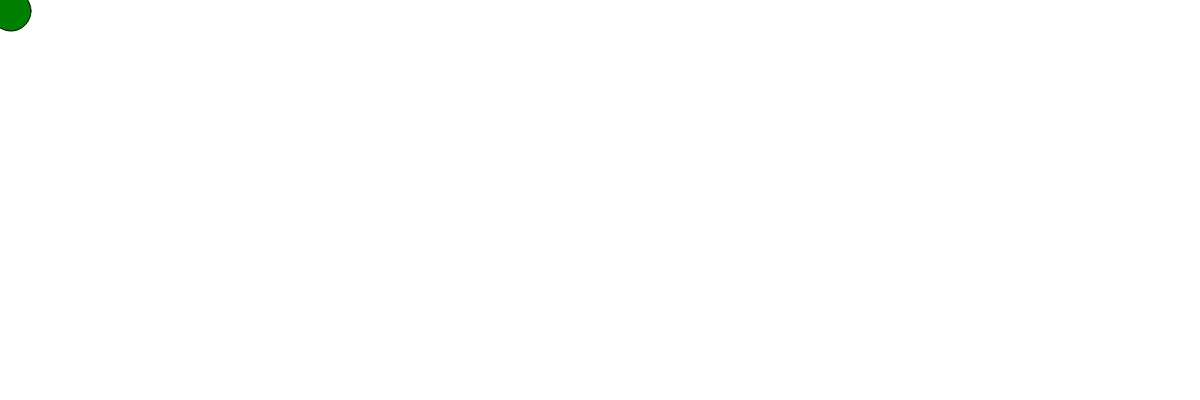
Frame 1 (no input)
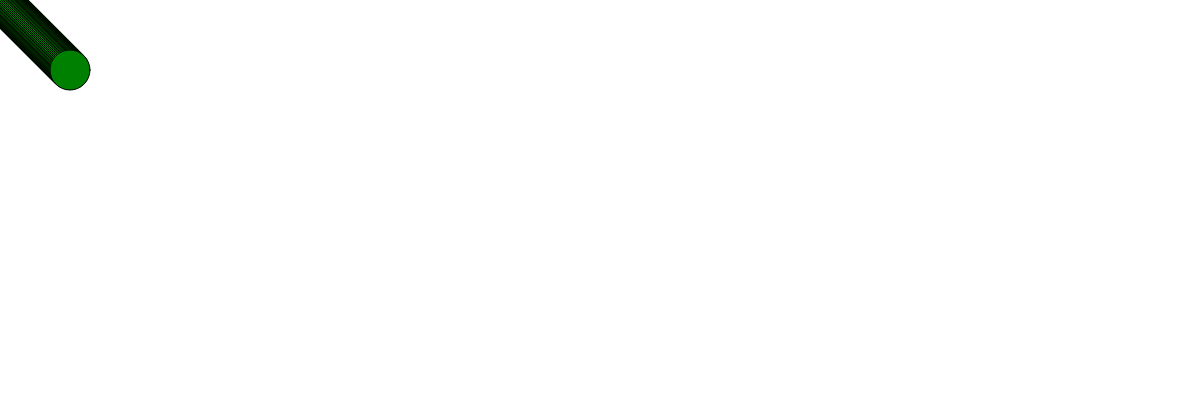
Frame 60 (no input)
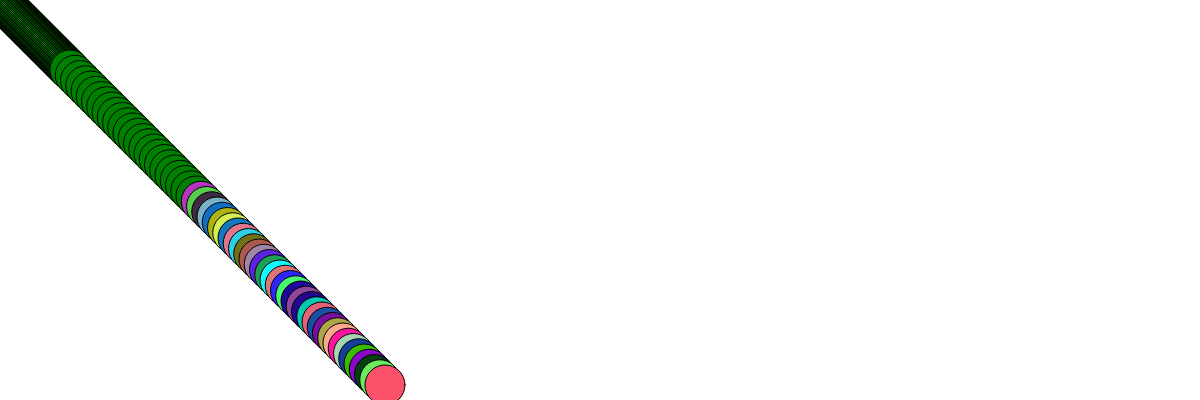
Frame 120 (the mouse pressed at the canvas centre since frame 60)

The p5.js sketch that drew these frames (run headless with seeded random() and noise() and a simulated clock; from frame 60 on, the mouse is pressed at the canvas centre):

// p5.js sketch
// ── sketch.js


let ball = {};
ball.width = 40;
ball.x = 10;
ball.y = 10;
ball.delta_x = 1;
ball.delta_y = 1;
ball.scale_x = 1;
ball.scale_y = 1;

function setup() {
    createCanvas(windowWidth, 400);
    background(255);
}



function draw() {

    ball.x += ball.delta_x * ball.scale_x;
    ball.y += ball.delta_y * ball.scale_y;


    if (ball.x >= width || ball.x <= 0) {
        ball.delta_x = -1 * ball.delta_x;
    }
    if (ball.y >= height || ball.y <= 0) {
        ball.delta_y = -1 * ball.delta_y;
    }

    if ( ball.x >= 200 && ball.x <= 600 || ball.x >= 800 && ball.x <= 1200) {
      fill( random(255), random(255), random(255) );
    }
    else { fill('green');
  }

    ellipse(ball.x, ball.y, ball.width, ball.width);

}

function mousePressed() {
    ball.scale_x = map(mouseX, 0, width, 0.5, 10);
    ball.scale_y = map(mouseY, 0, height, 0.5, 10);
}
